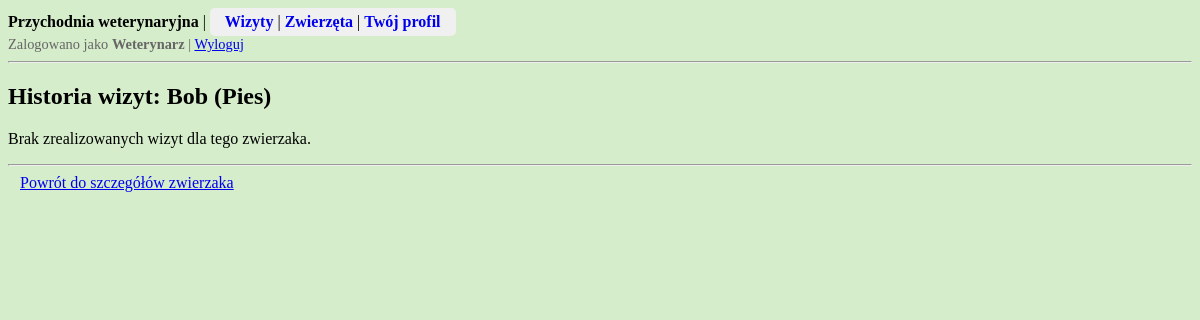
The app's page /przychodnia/zwierzeta/5/historia/ (signed in), older data.
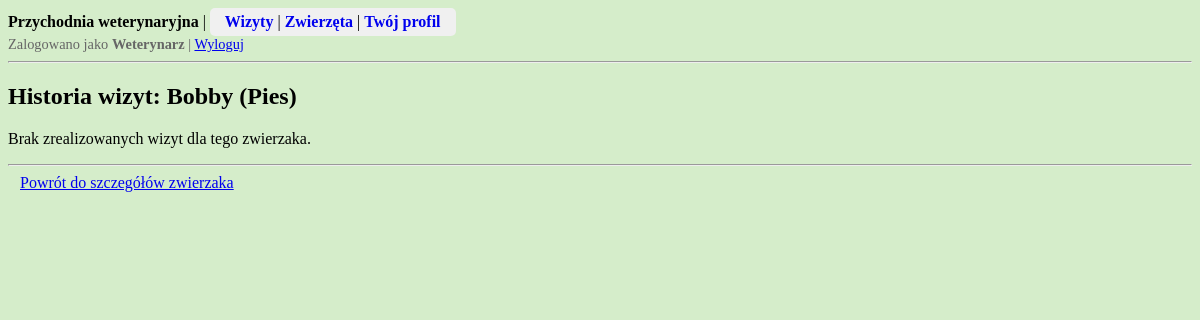
The same page, newer data.
### przychodnia/models.py (models this page shows, shortened)
class Zwierze(models.Model):
    imie = models.CharField(max_length = 50)
    opiekun = models.ForeignKey(Opiekun, on_delete = models.PROTECT)
    gatunek = models.IntegerField(choices = GATUNEK.choices)
    plec = models.IntegerField(choices = PLEC_ZWIERZE.choices)
    data_urodzenia = models.DateField(blank = True, null = True)  # opcjonalnie
    data_dodania = models.DateTimeField(auto_now_add = True, editable = False)
    class Meta:
        verbose_name_plural = "Zwierzeta"
        ordering = ['opiekun__nazwisko', 'gatunek', 'imie']

### przychodnia/views.py (the view)
# urls.py: path('zwierzeta/<int:pk>/historia/', views.historia_zwierzaka, name='historia-zwierzaka'),
@login_required
def historia_zwierzaka(request, pk):
    user = request.user
    try:
        zwierze = Zwierze.objects.get(id=pk)
    except Zwierze.DoesNotExist:
        return HttpResponse("Zwierzę nie istnieje", status=404)
    if hasattr(user, 'opiekun'):
        if zwierze.opiekun != user.opiekun:  # tylko zwierzęta opiekuna
            return HttpResponse("Brak dostępu", status=403)
    elif hasattr(user, 'weterynarz'):
        pass  # weterynarz może zobaczyć historię każdego zwierzaka
    else:
        return HttpResponse("Brak roli użytkownika", status=403)
    wizyty = Wizyta.objects.filter(
        zwierze=zwierze,
        status=STATUS_WIZYTA.Zrealizowana
    ).order_by('-data_wizyty', '-godzina_wizyty')
    return render(request, 'przychodnia/zwierzeta/historia_zwierzaka.html', {'zwierze': zwierze, 'wizyty': wizyty})

### przychodnia/templates/przychodnia/zwierzeta/historia_zwierzaka.html (shortened to what this page needs)
{% extends "przychodnia/base.html" %}
{% block content %}
<h2>Historia wizyt: {{ zwierze.imie }} ({{ zwierze.get_gatunek_display }})</h2>
{% if wizyty %}
    <table border="1">
        <tr>
            <th>Data</th>
            <th>Godzina</th>
            <th>Weterynarz</th>
            <th>Status</th>
            <th>Akcje</th>
        </tr>
        {% for wizyta in wizyty %}
        <tr>
            <td>{{ wizyta.data_wizyty|date:"d.m.Y" }}</td>
            <td>{{ wizyta.godzina_wizyty|time:"H:i" }}</td>
            <td>{{ wizyta.weterynarz.imie }} {{ wizyta.weterynarz.nazwisko }}</td>
            <td>
                <span class="
                    {% if wizyta.status == 1 %}status-1
                    {% elif wizyta.status == 2 %}status-2
                    {% elif wizyta.status == 3 %}status-3
                    {% endif %}
                    ">
                {{ wizyta.get_status_display }}
                </span>
            </td>
            <td>
                <a href="{% url 'wizyta-detail' pk=wizyta.pk %}">Szczegóły</a>
            </td>
        </tr>
        {% endfor %}
    </table>
{% else %}
    <p>Brak zrealizowanych wizyt dla tego zwierzaka.</p>
{% endif %}
<hr>
<a href="{% url 'zwierze-detail' pk=zwierze.pk %}" style="padding: 6px 12px;">
    Powrót do szczegółów zwierzaka
</a>
{% endblock %}

Row changes from the older to the newer data that the page shows:
changed Zwierze "Pies": imie "Bob" → "Bobby"
